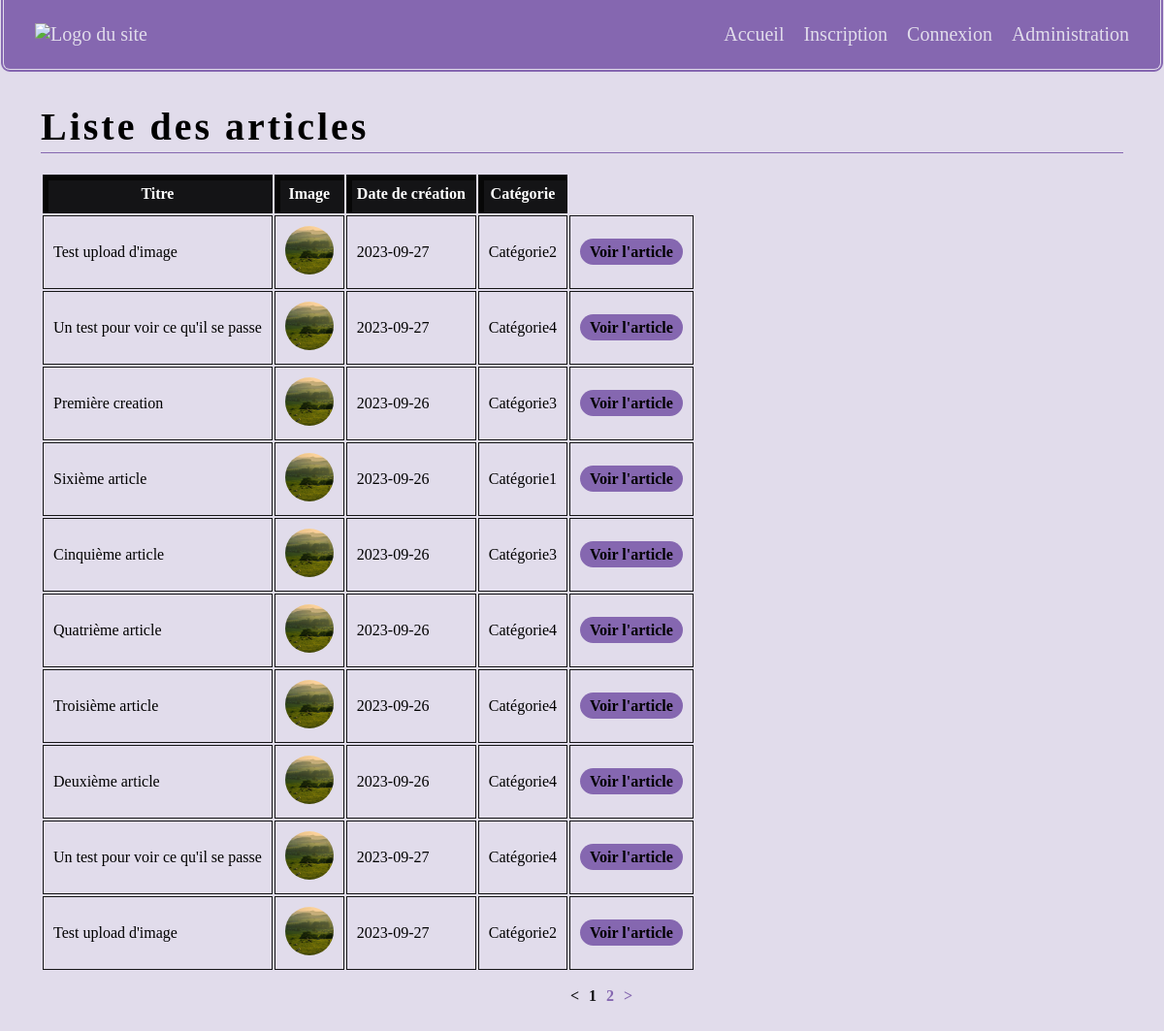
The page /listearticles.php on the database its author committed.
### tables this page shows
CREATE TABLE IF NOT EXISTS `articles` (
  `id_article` int NOT NULL AUTO_INCREMENT,
  `titre_article` varchar(100) NOT NULL,
  `image_article` varchar(100) NOT NULL,
  `contenu_article` text NOT NULL,
  `date_article` date NOT NULL,
  `categorie_article` varchar(100) NOT NULL,
  `statut_article` varchar(100) NOT NULL COMMENT 'brouillon, en attente ou publié',
  PRIMARY KEY (`id_article`)
);

### listearticles.php (the view, shortened to what this page needs)
<?php
require_once "admin/connect.php";
if(isset($_GET['page']) && !empty($_GET['page'])){
    $currentPage = (int) strip_tags($_GET['page']);
}else{
    $currentPage = 1;
}
$count = "SELECT COUNT(*) AS id_article FROM articles";
$countrequest = $db->prepare($count);
$countrequest->execute();
$countresult = $countrequest->fetch();
$nbArticles = (int) $countresult['id_article'];
$parPage = 10;
$pages = ceil($nbArticles / $parPage);
$premier = ($currentPage * $parPage) - $parPage;
$sql = 'SELECT * FROM articles ORDER BY id_article DESC LIMIT :premier, :nbparpage';
$query = $db->prepare($sql);
$query->bindValue(':premier', $premier, PDO::PARAM_INT);
$query->bindValue(':nbparpage', $parPage, PDO::PARAM_INT);
$query->execute();
$articles = $query->fetchAll(PDO::FETCH_ASSOC);
?>
<!DOCTYPE html>
<html lang="fr">
<head>
    <link rel="stylesheet" href="css/global.css">
</head>
<body>
    <?php include_once "modules/header.php"; ?>
        <main>
            <h1 class="header">Liste des articles</h1>
                <table>
                    <thead>
                        <tr>
                            <th>Titre</th>
                            <th>Image</th>
                            <th>Date de création</th>
                            <th>Catégorie</th>
                        </tr>
                    </thead>
                    <tbody>
                <?php
                foreach($articles as $article){
                ?>
                    <tr>
                        <td><?= $article["titre_article"]?></td>
                        <td><img class="avatar small" src="<?= $article["image_article"]?>" alt="image de l'article <?= $article["id_article"]?>"></td>
                        <td><?= $article["date_article"]?></td>
                        <td><?= $article["categorie_article"]?></td>
                        <td><a class="button" href="detailarticle.php?id=<?= $article['id_article']?>">Voir l'article</a></td>
                    </tr>
                <?php
                }
                ?>
                    </tbody>
                </table>
        <nav>
            <ul class="pagination">
                <li class="page-item <?= ($currentPage == 1) ? "disabled" : "" ?>">
                    <a href="listearticles.php?page=<?= $currentPage - 1 ?>" class="page-link"><</a>
                </li>
                <?php for($page = 1; $page <= $pages; $page++): ?>
                    <li class="page-item <?= ($currentPage == $page) ? "active" : "" ?>">
                        <a href="listearticles.php?page=<?= $page ?>" class="page-link"><?= $page ?></a>
                    </li>
                <?php endfor ?>
                    <li class="page-item <?= ($currentPage == $pages) ? "disabled" : "" ?>">
                    <a href="listearticles.php?page=<?= $currentPage + 1 ?>" class="page-link">></a>
                </li>
            </ul>
        </nav>
    </main>
</body>
</html>

### css/global.css (style rules this page uses)
:root { --background:#141416; --backgroundshadow:#070707; --backgroundfont:#fff; --highlight:#8567b0; --cardinner:#e1dceb; --card:#e1dceb; --cardfont:#000000 }
* { margin:0; font-family: calibri, serif; }
a { text-decoration: none; color:var(--highlight); font-weight: 900; }
img { width:100% }
body { background:var(--card); max-width:1200px; margin:auto }
h1 { color:var(--highlight) }
main { background:var(--cardinner); border-top:0; color:var(--cardfont); margin:0 10px 10px 10px; border-radius:0 0 5px 5px; padding:2rem; }
a.button { text-decoration: none; background:var(--highlight); color:#000000; padding:5px 10px; font-weight: 900; border-radius:1rem }
.small { font-size:10px }
.header { color:var(--cardfont); font-size:40px; letter-spacing: 3px; border-bottom:1px solid var(--highlight); padding-bottom:3px; margin-bottom:20px; }
.pagination { list-style: none; display:flex; justify-content: center; gap:10px; margin-top:1rem; }
.disabled a { pointer-events: none; color:var(--background)!important; }
.active a { pointer-events: none; color:var(--background)!important; }
.avatar { max-width:200px!important; max-height:200px!important; min-width:200px!important; min-height:200px!important; object-fit: cover; border-radius:10rem }
.avatar.small { max-width:50px!important; max-height:50px!important; min-width:50px!important; min-height:50px!important; box-shadow:none; }
th, td { padding:10px; border:1px solid var(--background); }
th { background:var(--background); color:var(--backgroundfont); box-shadow:inset 5px 5px 0 var(--backgroundshadow); }

### listearticles.php (style rules this page uses)
img { width:50px }

### rows shown on the page
articles: titre_article "Test upload d'image", image_article (picture), date_article "2023-09-27", categorie_article "Catégorie2"
articles: titre_article "Un test pour voir ce qu'il se passe", image_article (picture), date_article "2023-09-27", categorie_article "Catégorie4"
articles: titre_article "Première creation", image_article (picture), date_article "2023-09-26", categorie_article "Catégorie3"
articles: titre_article "Sixième article", image_article (picture), date_article "2023-09-26", categorie_article "Catégorie1"
articles: titre_article "Cinquième article", image_article (picture), date_article "2023-09-26", categorie_article "Catégorie3"
articles: titre_article "Quatrième article", image_article (picture), date_article "2023-09-26", categorie_article "Catégorie4"
articles: titre_article "Troisième article", image_article (picture), date_article "2023-09-26", categorie_article "Catégorie4"
articles: titre_article "Deuxième article", image_article (picture), date_article "2023-09-26", categorie_article "Catégorie4"
articles: titre_article "Un test pour voir ce qu'il se passe", image_article (picture), date_article "2023-09-27", categorie_article "Catégorie4"
articles: titre_article "Test upload d'image", image_article (picture), date_article "2023-09-27", categorie_article "Catégorie2"
